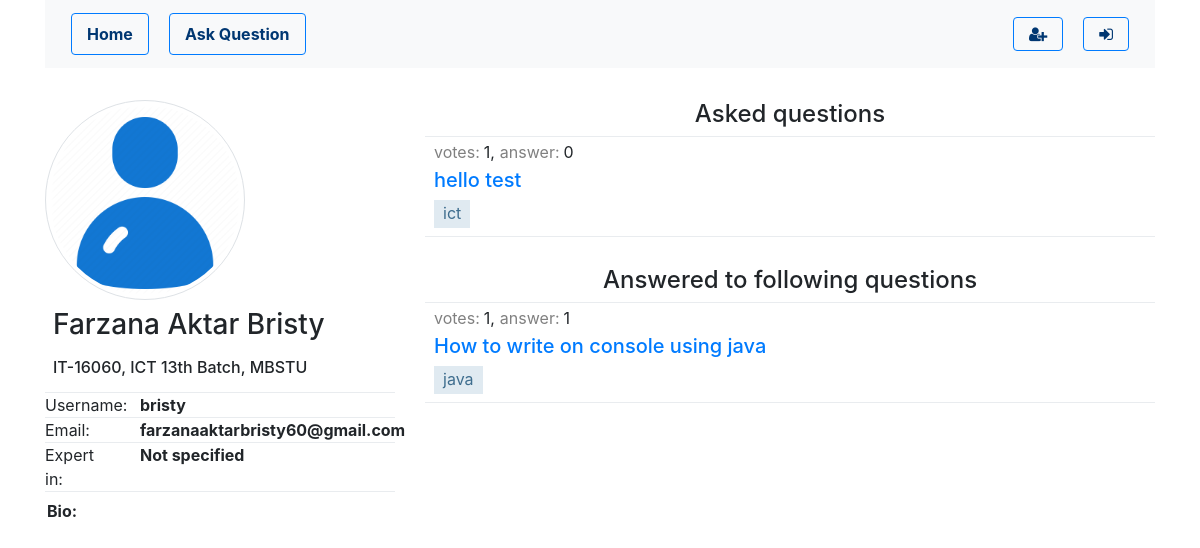
Page /userDetails.php?username=bristy on the committed database.
### tables this page shows
CREATE TABLE `user` (
  `fullname` varchar(100) NOT NULL,
  `student_id` varchar(10) NOT NULL,
  `user_name` varchar(50) NOT NULL,
  `email` varchar(50) NOT NULL,
  `password` varchar(300) NOT NULL,
  `role` varchar(15) NOT NULL,
  `expert_in` varchar(3000) NOT NULL,
  `description` varchar(10000) NOT NULL,
  `batch` varchar(25) NOT NULL,
  `designation` varchar(256) NOT NULL,
  `profile_picture` varchar(500) NOT NULL
);

CREATE TABLE `question` (
  `question_id` int(11) NOT NULL,
  `user_name` varchar(50) NOT NULL,
  `title` varchar(2000) NOT NULL,
  `question_body` varchar(10000) NOT NULL,
  `date` date NOT NULL
);

### DatabaseConnection.php (called while the page is built, shortened)
<?php
$host = "localhost";
$db = "ict_forum";
$user = "root";
$pass = "";
function getUserDetails($userName) {
    global $host, $db, $user, $pass;
    $con = mysqli_connect($host, $user, $pass, $db);
    $query = "select user_name,email,role,fullname,student_id,expert_in,batch,designation,description,profile_picture from user where user_name='$userName';";
    $result = mysqli_query($con, $query);
    if (mysqli_num_rows($result) > 0) {
        return $result;
    } else {
        mysqli_close($con);
        return "";
    }
}
function getTagsOfQuestion($questionId) {
    global $host, $db, $user, $pass;
    $con = mysqli_connect($host, $user, $pass, $db);
    $tagOfQuestionQuery = "select * from question_tag_mapping where question_id=" . $questionId;
    $tagsName = array();
    $tagOfQuestion = mysqli_query($con, $tagOfQuestionQuery);
    if (mysqli_num_rows($tagOfQuestion) > 0) {
        while ($row = mysqli_fetch_assoc($tagOfQuestion)) {
            $tagNameQuery = "select * from tag where tag_id=" . $row['tag_id'];
            $tagNameResult = mysqli_query($con, $tagNameQuery);
            $tagRow = mysqli_fetch_assoc($tagNameResult);
            $tagsName[$tagRow['tag_id']] = $tagRow['tag_name'];
        }
        return $tagsName;
    } else {
        mysqli_close($con);
        return "";
    }
}
function getQuestionsByUser($userName) {
    global $host, $db, $user, $pass;
    $con = mysqli_connect($host, $user, $pass, $db);
    $questionByUserQuery = "select * from question where user_name = '$userName' ORDER BY date DESC";
    $questionByUser = mysqli_query($con, $questionByUserQuery);
    if (mysqli_num_rows($questionByUser) > 0) {
        return $questionByUser;
    } else {
        mysqli_close($con);
        return "";
    }
}
function getAnswersCount($questionId) {
    global $host, $db, $user, $pass;
    $con = mysqli_connect($host, $user, $pass, $db);
    $getAnsCountQuery = "select count(answer_id) as ans_count from answer where question_id = " . $questionId;
    $answersCount = mysqli_query($con, $getAnsCountQuery);
    return $answersCount;
}
function getQuestionVoteCount($questionId) {
    global $host, $db, $user, $pass;
    $con = mysqli_connect($host, $user, $pass, $db);
    $upvoteQuery = "select count(*) as total_up_vote from question_up_vote where question_id=$questionId";
    $totalUpVoteResult = mysqli_query($con, $upvoteQuery);
    $totalUpVoteRow = mysqli_fetch_assoc($totalUpVoteResult);
    $totalUpVote = $totalUpVoteRow['total_up_vote'];
    $downvoteQuery = "select count(*) as total_down_vote from question_down_vote where question_id=$questionId";
    $totalDownVoteResult = mysqli_query($con, $downvoteQuery);
    $totalDownVoteRow = mysqli_fetch_assoc($totalDownVoteResult);
    $totalDownVote = $totalDownVoteRow['total_down_vote'];
    return $totalUpVote - $totalDownVote;
}
function getAnsweredQuestionsByUser($userName) {
    global $host, $db, $user, $pass;
    $con = mysqli_connect($host, $user, $pass, $db);
    $answerByUserQuery = "select * from question where question_id in (select question_id from answer where user_name='$userName') ORDER BY date DESC";
    $answerByUser = mysqli_query($con, $answerByUserQuery);
    if (mysqli_num_rows($answerByUser) > 0) {
        return $answerByUser;
    } else {
        mysqli_close($con);
        return "";
    }
}
?>

### userDetails.php (the view, shortened to what this page needs)
<?php include 'includes/navbar.php'; ?>
<?php
$userName = NULL;
if (isset($_GET['username'])) {
    $userName = $_GET['username'];
}
$result = getUserDetails($userName);
$row = NULL;
if ($result != "") {
    $row = mysqli_fetch_assoc($result);
}
?>
<div class="container">
    <div class="row">
        <div class="col-lg-4 col-md-4 col-sm-4">
            <div class="row">
                <div class="col-md-8">
                    <img src="<?php
                    if ($row['profile_picture'] != "")
                        echo 'images/' . $row['profile_picture'];
                    else {
                        echo 'images/avatar.png';
                    }
                    ?>" class="img-fluid img-thumbnail rounded-circle" height="200px;" width="200px;"/>
                </div>
            </div>
            <div class="row m-2">
                <h3><?php echo '' . $row['fullname']; ?></h3>
            </div>
            <div class="row m-2">
                <?php
                if ($row['role'] == "STUDENT") {
                    echo '<h6>' . $row['student_id'] . ', ICT ' . $row['batch'] . ' Batch, MBSTU</h6>';
                } elseif ($row['role'] == "TEACHER") {
                    echo '<h6>' . $row['designation'] . ', Dept of ICT, MBSTU' . $row['batch'] . '</h6>';
                }
                ?>
            </div>
            <div class="dropdown-divider sidebar"></div>
            <div class="row" style="margin-top: 1px; margin-bottom: 1px;">
                <div class="col-md-3 col-sm-12">
                    Username:                </div>
                <div class="col-md-9 col-sm-12">
                    <strong><?php echo '' . $row['user_name']; ?></strong>
                </div>
            </div>
            <div class="dropdown-divider sidebar"></div>
            <div class="row" style="margin-top: 1px; margin-bottom: 1px;">
                <div class="col-md-3 col-sm-12">
                    Email:
                </div>
                <div class="col-md-9 col-sm-12">
                    <strong><?php echo '' . $row['email']; ?></strong>
                </div>
            </div>
            <div class="dropdown-divider sidebar"></div>
            <div class="row" style="margin-bottom: 1px; margin-top: 1px;">
                <div class="col-md-3 col-sm-12">
                    Expert in:
                </div>
                <div class="col-md-9 col-sm-12">
                    <strong>
                        <?php
                        if ($row['expert_in'] != "")
                            echo '' . $row['expert_in'];
                        else {
                            echo 'Not specified';
                        }
                        ?>
                    </strong>
                </div>
            </div>
            <div class="dropdown-divider sidebar"></div>
            <div class="row" style="margin: 2px; margin-top: 8px;">
                <strong>Bio:</strong>
            </div>
            <div class="row" style="margin: 2px;">
            </div>
        </div>
        <div class="col-lg-8 col-md-8 col-sm-8">
            <?php
            $questions = getQuestionsByUser($userName);
            if ($questions == "") {
                echo "<h4 style = 'text-align: center'>Haven't asked any question yet</h4>";
            } else {
                echo '<h4 style = "text-align: center">Asked questions</h4>';
                echo '<div class="dropdown-divider sidebar"></div>';
                while ($row = mysqli_fetch_assoc($questions)) {
                    $ansCount = getAnswersCount($row['question_id']);
                    $ansCountRow = mysqli_fetch_assoc($ansCount);
                    ?>
                    <div class="m-1 ml-4 mt-1">
                        <div class="row">
                            <span style="color: gray; margin-right: 4px;">votes:</span><?php echo '' . getQuestionVoteCount($row['question_id']); ?>,
                            <span style="color: gray; margin-left: 5px;margin-right: 4px;">answer<?php if ($ansCountRow['ans_count'] > 1) echo 's'; ?>:</span><?php echo '' . $ansCountRow['ans_count']; ?>
                        </div>
                        <div class="row mt-1">
                            <?php echo '<a href="questionDetails.php?questionId=' . $row['question_id'] . '"><h5>' . $row['title'] . '</h5></a>'; ?>
                        </div>
                        <div class="row">
                            <?php
                            $tagsOfQuestion = getTagsOfQuestion($row['question_id']);
                            foreach ($tagsOfQuestion as $key => $value) {
                                echo '<a href="questions.php?tagId=' . $key . '"><span class="questions-tag">' . $value . '</span></a>';
                            }
                            ?>
                        </div>
                    </div>
                    <div class="dropdown-divider sidebar"></div>
                    <?php
                }
            }
            ?>
            <?php
            $answeredQuestions = getAnsweredQuestionsByUser($userName);
            if ($answeredQuestions == "") {
                echo "<h4 style = 'text-align: center; margin-top: 30px;'>Haven't answered to any question yet</h4>";
            } else {
                echo '<h4 style = "text-align: center; margin-top: 30px;">Answered to following questions</h4>';
                echo '<div class="dropdown-divider sidebar"></div>';
                while ($row = mysqli_fetch_assoc($answeredQuestions)) {
                    $ansCount = getAnswersCount($row['question_id']);
                    $ansCountRow = mysqli_fetch_assoc($ansCount);
                    ?>
                    <div class="m-1 ml-4 mt-1">
                        <div class="row">
                            <span style="color: gray; margin-right: 4px;">votes:</span><?php echo '' . getQuestionVoteCount($row['question_id']); ?>,
                            <span style="color: gray; margin-left: 5px;margin-right: 4px;">answer<?php if ($ansCountRow['ans_count'] > 1) echo 's'; ?>:</span><?php echo '' . $ansCountRow['ans_count']; ?>
                        </div>
                        <div class="row mt-1">
                            <?php echo '<a href="questionDetails.php?questionId=' . $row['question_id'] . '"><h5>' . $row['title'] . '</h5></a>'; ?>
                        </div>
                        <div class="row">
                            <?php
                            $tagsOfQuestion = getTagsOfQuestion($row['question_id']);
                            foreach ($tagsOfQuestion as $key => $value) {
                                echo '<a href="questions.php?tagId=' . $key . '"><span class="questions-tag">' . $value . '</span></a>';
                            }
                            ?>
                        </div>
                    </div>
                    <div class="dropdown-divider sidebar"></div>
                    <?php
                }
            }
            ?>
        </div>
    </div>
</div>

### styles/style.css (style rules this page uses)
.dropdown-divider.sidebar { margin-top: -1px; margin-bottom: -1px; }
.questions-tag { background-color: #E0EAF1; border-radius: 0px; border: 1px solid #E0EAF1; color: #3E6D8E;; margin-right: 5px; margin-bottom: 5px; padding-left: 8px; padding-right: 8px; padding-bottom: 2px; display: block; float: left; }
body { padding-top: 100px; }

### rows in the picture
user: fullname "Farzana Aktar Bristy", student "IT-16060", batch "13th", user_name "bristy", email "farzanaaktarbristy60@gmail.com"
question: question_id "1", ans_count "0", title "hello test", value "ict"
question: question_id "1", ans_count "1", title "How to write on console using java", value "java"
